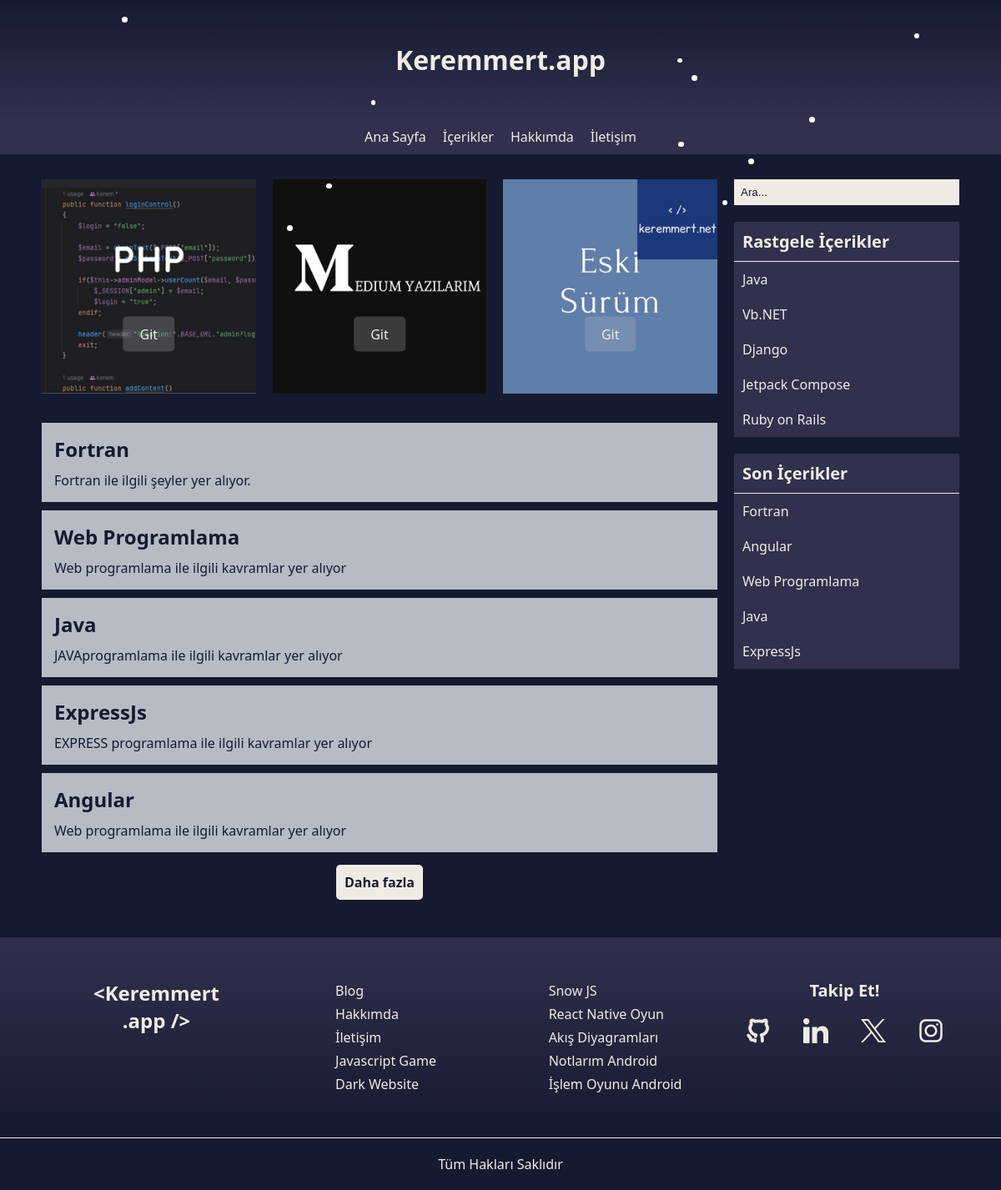
The page / on the database its author committed.
### tables this page shows
CREATE TABLE IF NOT EXISTS `webinfo` (
  `webinfo_id` int NOT NULL AUTO_INCREMENT,
  `webinfo_title` varchar(50) NOT NULL,
  `webinfo_description` varchar(200) NOT NULL,
  `webinfo_favicon` varchar(100) NOT NULL,
  `webinfo_keywords` varchar(50) NOT NULL,
  `webinfo_owner` varchar(25) NOT NULL,
  `webinfo_sitename` varchar(25) NOT NULL,
  `webinfo_github` varchar(100) NOT NULL,
  `webinfo_linkedin` varchar(100) NOT NULL,
  `webinfo_x` varchar(100) NOT NULL,
  `webinfo_instagram` varchar(100) NOT NULL,
  PRIMARY KEY (`webinfo_id`)
);

CREATE TABLE IF NOT EXISTS `highlights` (
  `content_id` int NOT NULL AUTO_INCREMENT,
  `content_name` varchar(50) NOT NULL,
  `content_img` varchar(100) NOT NULL,
  `content_url` varchar(100) NOT NULL,
  PRIMARY KEY (`content_id`)
);

CREATE TABLE IF NOT EXISTS `contents` (
  `content_id` int NOT NULL AUTO_INCREMENT,
  `content_title` varchar(100) NOT NULL,
  `content_desc` varchar(200) NOT NULL,
  `content_keywords` text NOT NULL,
  `content_author` varchar(50) NOT NULL,
  `content_maincontent` text NOT NULL,
  `content_date` datetime NOT NULL DEFAULT CURRENT_TIMESTAMP,
  `content_url` varchar(100) NOT NULL,
  PRIMARY KEY (`content_id`),
  UNIQUE KEY `content_url` (`content_url`),
  UNIQUE KEY `content_id` (`content_id`)
);

### app/controllers/HomeController.php (called while the page is built, shortened)
<?php
require_once "libs/Controller.php";
require_once "app/models/HomeModel.php";
class HomeController extends Controller
{
    private $homeModel;
    private function getContentsData()
    {
        $this->contentsData = $this->homeModel->contentsData();
    }
    private function gethighlightsData()
    {
        $this->highlightsData = $this->homeModel->highlightsData();
    }
    public function index()
    {
        $this->homeModel = new HomeModel();
        $this->getContentsData();
        $this->gethighlightsData();
        require_once ("app/views/home.php");
    }
}

### libs/Controller.php (called while the page is built, shortened)
<?php
require_once "Model.php";
class Controller
{
    public $model;
    public function __construct()
    {
        $this->model = new Model();
        $this->getWebInfoData();
        $this->getRandomContentsData();
        $this->getLastContents();
    }
    public function getWebInfoData()
    {
        $data = $this->model->webInfoData();
        $this->siteName = $data["webinfo_sitename"];
        $this->github = $data["webinfo_github"];
        $this->linkedin = $data["webinfo_linkedin"];
        $this->x = $data["webinfo_x"];
        $this->instagram = $data["webinfo_instagram"];
    }
    private function getRandomContentsData()
    {
        $this->randomContents = $this->model->randomContentsData();
    }
    private function getLastContents()
    {
        $this->lastContents = $this->model->lastContentsData();
    }
}

### libs/Database.php (called while the page is built, shortened)
<?php
class Database
{
    private $host = "localhost";
    private $db = "site";
    private $username = "root";
    private $password = "";
    public $pdo = null;
    public $stmt = null;
    public function __construct()
    {
        try {
            $this->pdo = new PDO("mysql:host=$this->host;dbname=$this->db;charset=utf8mb4", $this->username, $this->password);
        }
        catch (PDOException $e)
        {
            die($e->getMessage());
        }
    }
    public function getRow($query, $params=null)
    {
        try {
            if(is_null($params)):
                $this->stmt = $this->pdo->query($query);
            else:
                $this->stmt = $this->pdo->prepare($query);
                $this->stmt->execute($params);
            endif;
            return $this->stmt->fetch();
        }
        catch(PDOException $e)
        {
            die($e->getMessage());
        }
    }
    public function getRows($query, $params=null)
    {
        try {
            if(is_null($params)):
                $this->stmt = $this->pdo->query($query);
            else:
                $this->stmt = $this->pdo->prepare($query);
                $this->stmt->execute($params);
            endif;
            return $this->stmt->fetchAll(PDO::FETCH_OBJ);
        }
        catch(PDOException $e)
        {
            die($e->getMessage());
        }
    }
}

### libs/Model.php (called while the page is built, shortened)
<?php
require_once "Database.php";
class Model extends Database
{
    public function webInfoData()
    {
        return $this->getRow("SELECT * FROM webinfo where webinfo_id=?", [1]);
    }
    public function randomContentsData()
    {
        return $this->getRows("SELECT content_title, content_url FROM contents order by rand() limit 5");
    }
    public function lastContentsData()
    {
        return $this->getRows("SELECT content_title, content_url FROM contents order by content_date DESC limit 5");
    }
}

### app/models/HomeModel.php (called while the page is built)
<?php
require_once "libs/Database.php";
class HomeModel extends Database
{
    public function contentsData()
    {
        return $this->getRows("SELECT content_title, content_desc, content_url FROM  contents order by content_date DESC LIMIT 5");
    }
    public function highlightsData()
    {
        return $this->getRows("SELECT * FROM highlights LIMIT 3");
    }
}

### app/views/home.php (the view)
<?php require_once "header.php"; ?>
    <main>
        <section class="contents">
            <section class="big-contents">
                <?php foreach($this->highlightsData as $hData): ?>
                <article class="big-content">
                    <img src="<?php echo BASE_URL ?>public/images/highlights/<?php echo $hData->content_img; ?>" alt="<?php echo $hData->content_name; ?>">
                    <a class="big-content-link" href="<?php echo $hData->content_url; ?>">Git</a>
                </article>
                <?php endforeach; ?>
            </section>
            <section class="home-contents">
                <?php foreach ($this->contentsData as $contentData): ?>
                <article class="home-content">
                    <a href="<?php echo BASE_URL."content/".$contentData->content_url; ?>"><?php echo $contentData->content_title ?></a>
                    <p><?php echo $contentData->content_desc ?></p>
                </article>
                <?php endforeach; ?>
            </section>
            <section class="more-content">
                <a href="<?php echo BASE_URL; ?>contents">Daha fazla</a>
            </section>
        </section>
        <?php require_once "rightbar.php"; ?>
    </main>
<?php require_once "footer.php"; ?>

### index.php (shortened to what this page needs)
<?php
$address = explode("/", mb_strtolower(trim($_GET["address"], "/")));
switch ($address[0]):
    case "home":
        require_once "app/controllers/HomeController.php";
        $homeController = new HomeController();
        $homeController->index();
        break;
endswitch;

### app/views/header.php (shortened to what this page needs)
<!DOCTYPE html>
<html lang="tr">
<head>
    <link rel="stylesheet" href="<?php echo BASE_URL ?>public/css/style.css">
</head>
<body>
    <header>
        <div class="header-title">
            <h1><?php echo $this->siteName; ?></h1>
        </div>
        <nav>
            <ul>
                <li>
                    <a href="<?php echo BASE_URL; ?>">Ana Sayfa</a>
                </li>
                <li>
                    <a href="<?php echo BASE_URL; ?>contents">İçerikler</a>
                </li>
                <li>
                    <a href="<?php echo BASE_URL; ?>about">Hakkımda</a>
                </li>
                <li>
                    <a href="<?php echo BASE_URL; ?>contact">İletişim</a>
                </li>
            </ul>
        </nav>
    </header>

### app/views/rightbar.php (shortened to what this page needs)
<aside class="right-bar">
    <section class="search-bar">
        <input type="search" name="s" placeholder="Ara...">
    </section>
    <section class="vertical-menu">
        <h3 class="menu-title">Rastgele İçerikler</h3>
        <ul>
            <?php foreach($this->randomContents as $randomContent): ?>
            <li>
                <a href="<?php echo BASE_URL."content/".$randomContent->content_url; ?>"><?php echo $randomContent->content_title ?></a>
            </li>
            <?php endforeach; ?>
        </ul>
    </section>
    <section class="vertical-menu">
        <h3 class="menu-title">Son İçerikler</h3>
        <ul>
           <?php foreach($this->lastContents as $lastContent): ?>
            <li>
                <a href="<?php echo BASE_URL."content/".$lastContent->content_url; ?>"><?php echo $lastContent->content_title; ?></a>
            </li>
            <?php endforeach; ?>
        </ul>
    </section>
</aside>

### app/views/footer.php (shortened to what this page needs)
    <footer>
        <div class="footer-flex">
            <div class="footer-logo">
                <a href="<?php echo BASE_URL ?>">
                    &lt;Keremmert
                    <br>
                    .app /&gt;
                </a>
            </div>
            <div class="footer-links">
                <ul>
                    <li>
                        <a href="<?php echo BASE_URL ?>contents">Blog</a>
                    </li>
                    <li>
                        <a href="<?php echo BASE_URL ?>about">Hakkımda</a>
                    </li>
                    <li>
                        <a href="<?php echo BASE_URL ?>contact">İletişim</a>
                    </li>
                    <li>
                        <a href="https://github.com/kerem37mert/javascriptgame">Javascript Game</a>
                    </li>
                    <li>
                        <a href="https://github.com/kerem37mert/dark-website-full">Dark Website</a>
                    </li>
                </ul>
            </div>
            <div class="footer-links">
                <ul>
                    <li>
                        <a href="https://github.com/kerem37mert/Snow-JS">Snow JS</a>
                    </li>
                    <li>
                        <a href="https://github.com/kerem37mert/bilgi-oyunu">React Native Oyun</a>
                    </li>
                    <li>
                        <a href="https://github.com/kerem37mert/flow-diagrams">Akış Diyagramları</a>
                    </li>
                    <li>
                        <a href="https://play.google.com/store/apps/details?id=com.keremmert.notes&pcampaignid=web_share">Notlarım Android</a>
                    </li>
                    <li>
                        <a href="https://play.google.com/store/apps/details?id=com.islemoyunu&pcampaignid=web_share">İşlem Oyunu Android</a>
                    </li>
                </ul>
            </div>
            <div class="footer-social-links">
                <h3 class="social-title">Takip Et!</h3>
                <div class="social-items">
                    <div class="social-item">
                        <a href="<?php echo $this->github; ?>" target="_blank">
                            <img src="<?php echo BASE_URL ?>public/svg/github-svgrepo-com.svg" alt="github" class="social-logo">
                        </a>
                    </div>
                    <div class="social-item">
                        <a href="<?php echo $this->linkedin; ?>" target="_blank">
                            <img src="<?php echo BASE_URL ?>public/svg/linkedin-161-svgrepo-com.svg" alt="lİnkedin" class="social-logo">
                        </a>
                    </div>
                    <div class="social-item">
                        <a href="<?php echo $this->x; ?>" target="_blank">
                            <img src="<?php echo BASE_URL ?>public/svg/Twitter-X.svg" alt="X" class="social-logo">
                        </a>
                    </div>
                    <div class="social-item">
                        <a href="<?php echo $this->instagram; ?>" target="_blank">
                            <img src="<?php echo BASE_URL ?>public/svg/instagram-svgrepo-com.svg" alt="instagram" class="social-logo">
                        </a>
                    </div>
                </div>
            </div>
        </div>
        <div class="footer-end">
            Tüm Hakları Saklıdır
        </div>
    </footer>
</body>
</html>

### public/css/style.css (style rules this page uses)
* { margin: 0; padding: 0; }
body { background-color: #161A30; font-family: 'Segoe UI', Tahoma, Geneva, Verdana, sans-serif; }
.header-title { background: linear-gradient(#161A30, #31304D); }
.header-title h1 { text-align: center; padding: 50px; color: #F0ECE5; font-size: 2em; }
nav { position: sticky; top: 0; background-color: #31304D; }
nav ul { margin: 0; padding: 0; display: flex; justify-content: center; }
nav ul li { list-style: none; }
nav ul li a { text-decoration: none; color:#F0ECE5; display: inline-block; padding: 10px; font-size: 1em; }
main { margin: 30px 50px; display: flex; }
aside.right-bar { flex: 1; }
.vertical-menu { background-color: #31304D; margin: 20px 0; }
.vertical-menu .menu-title { border-bottom: 1px solid #F0ECE5; padding: 10px; color: #F0ECE5; font-size: 1.25em; }
.vertical-menu ul { margin: 0; padding: 0; }
.vertical-menu ul li { list-style: none; }
.vertical-menu ul li a { font-size: 1em; text-decoration: none; color:#F0ECE5; display: block; padding: 10px; }
.search-bar { margin-bottom: 0; }
.search-bar input[type="search"] { flex: 7; padding: 8px; outline: none; border: none; background-color: #F0ECE5; width: 100%; }
.search-bar input[type="search"]::placeholder { color: #161A30; }
section.contents { flex: 3; margin-right: 20px; }
.big-contents { display: flex; justify-content: center; }
.big-content { position: relative; }
.big-content img { width: 100%; }
.big-content-link { position: absolute; top: 75%; left: 50%; transform: translate(-50%, -75%); color: #F0ECE5; font-weight: 500; background-color: rgba(182,187,196, 0.25); padding: 10px 20px; text-decoration: none; border-radius: 10%; }
.home-contents { margin-top: 30px; }
.home-contents .home-content { background-color: #B6BBC4; }
.home-content { margin-bottom: 10px; padding: 15px; }
.home-content a { text-decoration: none; color: #161A30; font-size: 1.5em; font-weight: 900; }
.home-content p { color: #161A30; margin-top: 10px; }
.more-content { margin: 25px 0; text-align: center; }
.more-content a { text-decoration: none; padding: 10px; background-color: #F0ECE5; color: #161A30; font-weight: 600; border-radius: 5px; }
.footer-flex { background: linear-gradient(#31304D,#161A30); padding: 50px; display: flex; }
.footer-logo { flex: 1; text-align: center; }
.footer-logo a { font-size: 1.5em; font-weight: 900; color: #F0ECE5; text-decoration: none; }
.footer-links { flex: 1; display: flex; justify-content: center; }
.footer-links ul { margin: 0; padding: 0; }
.footer-links ul li { list-style: none; }
.footer-links ul li a { text-decoration: none; color: #F0ECE5; line-height: 1.75em; }
.footer-social-links { flex:1; text-align: center; }
.footer-social-links .social-title { margin-bottom: 20px; color: #F0ECE5; font-size: 1.25em; }
.footer-social-links .social-items { display: flex; }
.footer-social-links .social-item { flex: 1; }
.footer-end { padding: 20px; text-align: center; color: #F0ECE5; background-color: #161A30; border-top: 1px solid #F0ECE5; }
@media (min-width: 768px) { .big-content:nth-child(2) { margin: 0 20px; } }

### rows shown on the page
webinfo: webinfo_sitename "Keremmert.app"
highlights: content_img (picture)
highlights: content_img (picture)
highlights: content_img (picture)
contents: content_title "Fortran", content_desc "Fortran ile ilgili şeyler yer alıyor."
contents: content_title "Web Programlama", content_desc "Web programlama ile ilgili kavramlar yer alıyor"
contents: content_title "Java", content_desc "JAVAprogramlama ile ilgili kavramlar yer alıyor"
contents: content_title "ExpressJs", content_desc "EXPRESS programlama ile ilgili kavramlar yer alıyor"
contents: content_title "Angular", content_desc "Web programlama ile ilgili kavramlar yer alıyor"
contents: content_title "Vb.NET"
contents: content_title "Django"
contents: content_title "Jetpack Compose"
contents: content_title "Ruby on Rails"
